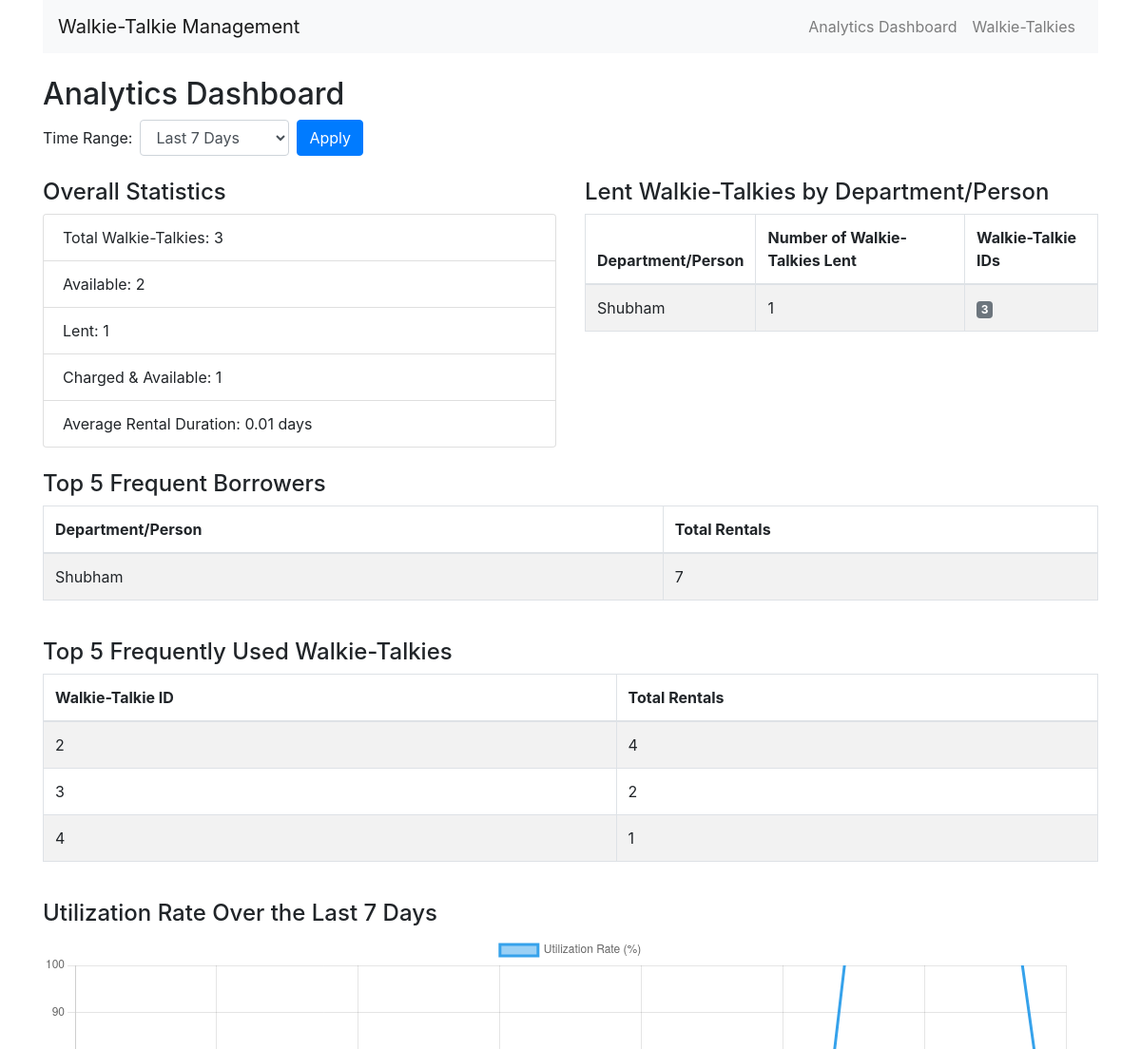
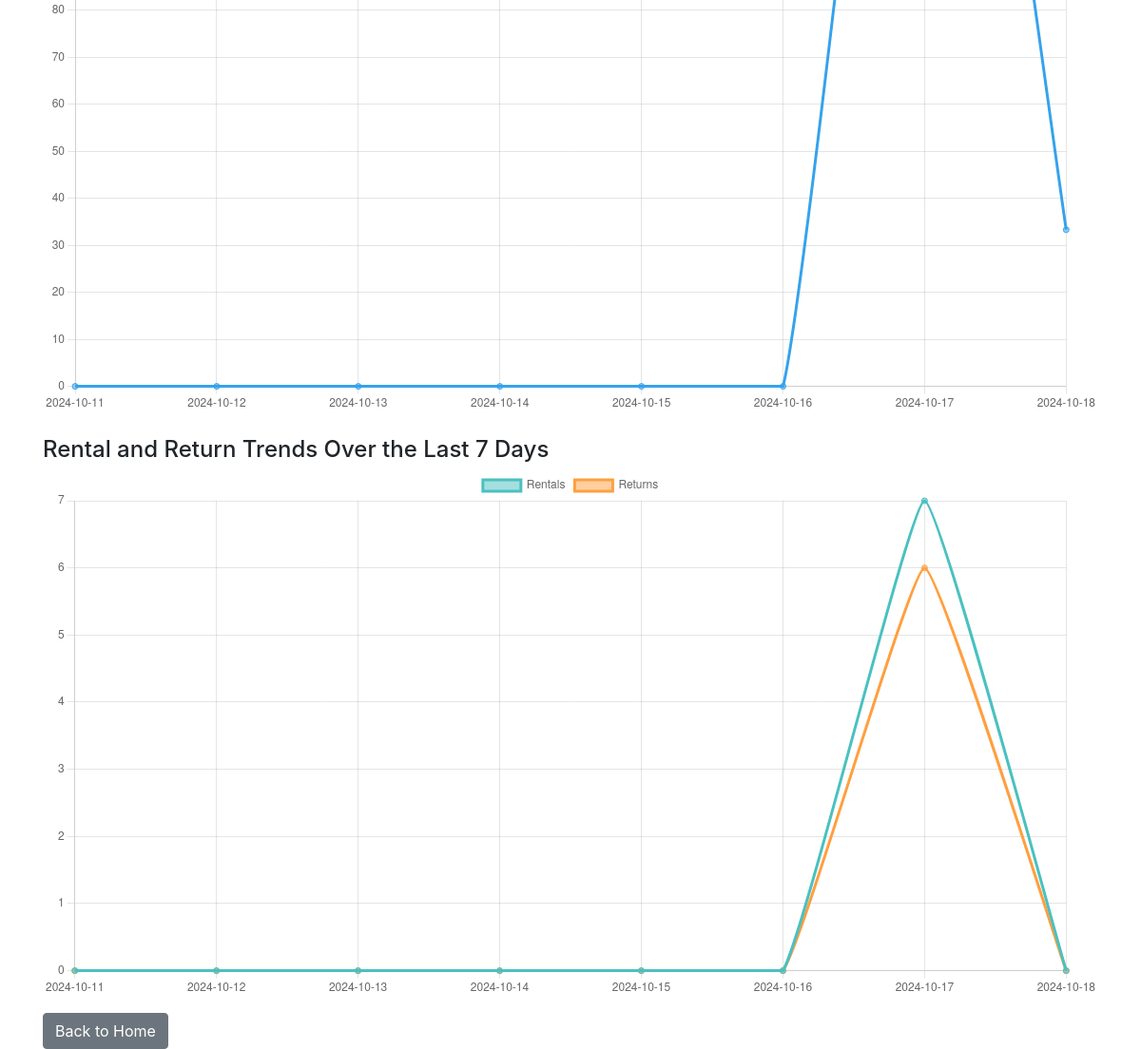
The app's page /analytics with its own data (2 pictures, top to bottom).
### models.py (models this page shows)
class Department(db.Model):
    id = db.Column(db.Integer, primary_key=True)
    name = db.Column(db.String(100), nullable=False, unique=True)
    rental_history = db.relationship('Rental', backref='department', lazy=True)

### routes.py (the view)
@app.route('/analytics', methods=['GET'])
def analytics():
    time_filter = request.args.get('time_filter', '7_days')
    start_date_str = request.args.get('start_date')
    end_date_str = request.args.get('end_date')
    now = get_ist_now()
    if time_filter == 'custom' and start_date_str and end_date_str:
        try:
            start_date = datetime.strptime(start_date_str, '%Y-%m-%dT%H:%M')
            end_date = datetime.strptime(end_date_str, '%Y-%m-%dT%H:%M')
            if start_date >= end_date:
                flash('Start date must be before end date.', 'warning')
                start_date = now - timedelta(days=7)
                end_date = now
        except ValueError:
            flash('Invalid date format.', 'warning')
            start_date = now - timedelta(days=7)
            end_date = now
    else:
        if time_filter == '6_hours':
            start_date = now - timedelta(hours=6)
        elif time_filter == '12_hours':
            start_date = now - timedelta(hours=12)
        elif time_filter == '24_hours':
            start_date = now - timedelta(hours=24)
        elif time_filter == '1_day':
            start_date = now - timedelta(days=1)
        elif time_filter == '2_days':
            start_date = now - timedelta(days=2)
        elif time_filter == '3_days':
            start_date = now - timedelta(days=3)
        elif time_filter == '7_days':
            start_date = now - timedelta(days=7)
        else:
            start_date = now - timedelta(days=7)
        end_date = now
    total_wt = WalkieTalkie.query.count()
    lent_wt = WalkieTalkie.query.filter_by(is_lent=True).count()
    available_wt = WalkieTalkie.query.filter_by(is_lent=False).count()
    charged_wt = WalkieTalkie.query.filter_by(is_lent=False, is_charged=True).count()
    lent_by_department = db.session.query(
        Department.name,
        func.count(Rental.id)
    ).join(Rental).filter(
        Rental.return_time == None,
        Rental.lend_time <= end_date,
        Rental.lend_time >= start_date
    ).group_by(Department.name).all()
    current_rentals = db.session.query(Rental).filter(
        Rental.return_time == None,
        Rental.lend_time <= end_date,
        Rental.lend_time >= start_date
    ).all()
    walkie_talkies_by_department = defaultdict(list)
    for rental in current_rentals:
        dept_name = rental.department.name
        walkie_talkies_by_department[dept_name].append(rental.walkie_talkie.id)
    lent_walkie_talkies_by_department = [
        (dept, len(ids), ids)
        for dept, ids in walkie_talkies_by_department.items()
    ]
    frequent_borrowers = db.session.query(
        Department.name,
        func.count(Rental.id)
    ).join(Rental).filter(
        Rental.lend_time <= end_date,
        Rental.lend_time >= start_date
    ).group_by(Department.name).order_by(func.count(Rental.id).desc()).limit(5).all()
    average_rental_duration = db.session.query(
        func.avg(func.julianday(Rental.return_time) - func.julianday(Rental.lend_time))
    ).filter(
        Rental.return_time != None,
        Rental.lend_time <= end_date,
        Rental.lend_time >= start_date
    ).scalar()
    rental_trends = []
    utilization_data = []
    delta = end_date - start_date
    if delta <= timedelta(days=2):
        num_periods = int(delta.total_seconds() // 3600) + 1
        for i in range(num_periods):
            period_start = start_date + timedelta(hours=i)
            period_end = period_start + timedelta(hours=1)
            rentals = Rental.query.filter(
                Rental.lend_time >= period_start,
                Rental.lend_time < period_end
            ).count()
            returns = Rental.query.filter(
                Rental.return_time >= period_start,
                Rental.return_time < period_end
            ).count()
            rental_trends.append({
                'date': period_start.strftime('%Y-%m-%d %H:%M'),
                'rentals': rentals,
                'returns': returns
            })
            lent = Rental.query.filter(
                Rental.lend_time <= period_end,
                or_(Rental.return_time == None, Rental.return_time >= period_start)
            ).count()
            utilization_rate = (lent / total_wt) * 100 if total_wt else 0
            utilization_data.append({
                'date': period_start.strftime('%Y-%m-%d %H:%M'),
                'utilization_rate': utilization_rate
            })
    else:
        num_periods = delta.days + 1
        for i in range(num_periods):
            day = start_date + timedelta(days=i)
            next_day = day + timedelta(days=1)
            rentals = Rental.query.filter(
                Rental.lend_time >= day,
                Rental.lend_time < next_day
            ).count()
            returns = Rental.query.filter(
                Rental.return_time >= day,
                Rental.return_time < next_day
            ).count()
            rental_trends.append({
                'date': day.strftime('%Y-%m-%d'),
                'rentals': rentals,
                'returns': returns
            })
            lent = Rental.query.filter(
                Rental.lend_time <= next_day,
                or_(Rental.return_time == None, Rental.return_time >= day)
            ).count()
            utilization_rate = (lent / total_wt) * 100 if total_wt else 0
            utilization_data.append({
                'date': day.strftime('%Y-%m-%d'),
                'utilization_rate': utilization_rate
            })
    frequent_walkie_talkies = db.session.query(
        WalkieTalkie.id,
        func.count(Rental.id)
    ).join(Rental).filter(
        Rental.lend_time >= start_date,
        Rental.lend_time <= end_date
    ).group_by(WalkieTalkie.id).order_by(func.count(Rental.id).desc()).limit(5).all()
    return render_template('analytics.html',
                           total_wt=total_wt,
                           lent_wt=lent_wt,
                           available_wt=available_wt,
                           charged_wt=charged_wt,
                           lent_by_department=lent_by_department,
                           lent_walkie_talkies_by_department=lent_walkie_talkies_by_department,
                           frequent_borrowers=frequent_borrowers,
                           average_rental_duration=average_rental_duration,
                           rental_trends=rental_trends,
                           utilization_data=utilization_data,
                           frequent_walkie_talkies=frequent_walkie_talkies,
                           time_filter=time_filter,
                           start_date=start_date,
                           end_date=end_date)

### models.py (called while the page is built)
def get_ist_now():
    return datetime.now(IST)

### templates/analytics.html (shortened to what this page needs)
{% extends 'base.html' %}
{% block content %}
<h2>Analytics Dashboard</h2>
<form method="get" action="{{ url_for('analytics') }}" class="form-inline mb-4">
  <label class="mr-2">Time Range:</label>
  <select name="time_filter" id="time_filter" class="form-control mr-2" onchange="toggleCustomDateInputs()">
      <option value="7_days" {% if time_filter == '7_days' %}selected{% endif %}>Last 7 Days</option>
  </select>
  <button type="submit" class="btn btn-primary">Apply</button>
</form>
<div class="row">
    <div class="col-md-6">
        <h4>Overall Statistics</h4>
        <ul class="list-group">
            <li class="list-group-item">Total Walkie-Talkies: {{ total_wt }}</li>
            <li class="list-group-item">Available: {{ available_wt }}</li>
            <li class="list-group-item">Lent: {{ lent_wt }}</li>
            <li class="list-group-item">Charged & Available: {{ charged_wt }}</li>
            <li class="list-group-item">Average Rental Duration:
                {% if average_rental_duration %}
                    {{ average_rental_duration|round(2) }} days
                {% else %}
                    N/A
                {% endif %}
            </li>
        </ul>
    </div>
    <div class="col-md-6">
        <h4>Lent Walkie-Talkies by Department/Person</h4>
        <table class="table table-striped table-bordered">
            <thead>
                <tr>
                    <th>Department/Person</th>
                    <th>Number of Walkie-Talkies Lent</th>
                    <th>Walkie-Talkie IDs</th>
                </tr>
            </thead>
            <tbody>
                {% for dept, count, wt_ids in lent_walkie_talkies_by_department %}
                <tr>
                    <td>{{ dept }}</td>
                    <td>{{ count }}</td>
                    <td>
                        {% for id in wt_ids %}
                            <span class="badge badge-secondary">{{ id }}</span>
                        {% endfor %}
                    </td>
                </tr>
                {% else %}
                <tr>
                    <td colspan="3">No current loans.</td>
                </tr>
                {% endfor %}
            </tbody>
        </table>
    </div>
</div>
<div class="row mt-4">
    <div class="col">
        <h4>Top 5 Frequent Borrowers</h4>
        <table class="table table-striped table-bordered">
            <thead>
                <tr>
                    <th>Department/Person</th>
                    <th>Total Rentals</th>
                </tr>
            </thead>
            <tbody>
                {% for dept_name, count in frequent_borrowers %}
                <tr>
                    <td>{{ dept_name }}</td>
                    <td>{{ count }}</td>
                </tr>
                {% else %}
                <tr>
                    <td colspan="2">No rental history.</td>
                </tr>
                {% endfor %}
            </tbody>
        </table>
    </div>
</div>
<div class="row mt-4">
    <div class="col">
        <h4>Top 5 Frequently Used Walkie-Talkies</h4>
        <table class="table table-striped table-bordered">
            <thead>
                <tr>
                    <th>Walkie-Talkie ID</th>
                    <th>Total Rentals</th>
                </tr>
            </thead>
            <tbody>
                {% for wt_id, count in frequent_walkie_talkies %}
                <tr>
                    <td>{{ wt_id }}</td>
                    <td>{{ count }}</td>
                </tr>
                {% else %}
                <tr>
                    <td colspan="2">No rental history.</td>
                </tr>
                {% endfor %}
            </tbody>
        </table>
    </div>
</div>
<div class="row mt-4">
    <div class="col">
        <h4>Utilization Rate Over the Last 7 Days</h4>
        <canvas id="utilizationChart"></canvas>
    </div>
</div>
<div class="row mt-4">
    <div class="col">
        <h4>Rental and Return Trends Over the Last 7 Days</h4>
        <canvas id="rentalTrendsChart"></canvas>
    </div>
</div>
<a href="{{ url_for('index') }}" class="btn btn-secondary mt-3">Back to Home</a>
<script>
    // Utilization Chart
    const ctx = document.getElementById('utilizationChart').getContext('2d');
    const utilizationData = {
        labels: [{% for data in utilization_data %}'{{ data.date }}',{% endfor %}],
        datasets: [{
            label: 'Utilization Rate (%)',
            data: [{% for data in utilization_data %}{{ data.utilization_rate|round(2) }},{% endfor %}],
            backgroundColor: 'rgba(54, 162, 235, 0.5)',
            borderColor: 'rgba(54, 162, 235, 1)',
            fill: false,
            tension: 0.1
        }]
    };
    const config = {
        type: 'line',
        data: utilizationData,
        options: {
            scales: {
                y: {
                    beginAtZero: true,
                    max: 100
                }
            }
        }
    };
    const utilizationChart = new Chart(ctx, config);
    // Rental Trends Chart
    const rentalCtx = document.getElementById('rentalTrendsChart').getContext('2d');
    const rentalTrendsData = {
        labels: [{% for data in rental_trends %}'{{ data.date }}',{% endfor %}],
        datasets: [
            {
                label: 'Rentals',
                data: [{% for data in rental_trends %}{{ data.rentals }},{% endfor %}],
                backgroundColor: 'rgba(75, 192, 192, 0.5)',
                borderColor: 'rgba(75, 192, 192, 1)',
                fill: false,
                tension: 0.1
            },
            {
                label: 'Returns',
                data: [{% for data in rental_trends %}{{ data.returns }},{% endfor %}],
                backgroundColor: 'rgba(255, 159, 64, 0.5)',
                borderColor: 'rgba(255, 159, 64, 1)',
                fill: false,
                tension: 0.1
            }
        ]
    };
    const rentalTrendsConfig = {
        type: 'line',
        data: rentalTrendsData,
        options: {
            scales: {
                y: {
                    beginAtZero: true
                }
            }
        }
    };
    const rentalTrendsChart = new Chart(rentalCtx, rentalTrendsConfig);
    function toggleCustomDateInputs() {
        var timeFilter = document.getElementById('time_filter').value;
        var customDateInputs = document.getElementById('custom_date_inputs');
        if (timeFilter === 'custom') {
            customDateInputs.style.display = 'block';
        } else {
            customDateInputs.style.display = 'none';
        }
    }
</script>
{% endblock %}

### records on screen
Department: name "Shubham", id "1", wt_ids "3"

### other values on screen
{{ total_wt }} "3"
{{ available_wt }} "2"
{{ lent_wt }} "1"
{{ charged_wt }} "1"
{{ average_rental_duration|round(2) }} "0.01"
{{ dept_name }} "Shubham"
{{ count }} "7"
{{ wt_id }} "2" "3" "4"
{{ count }} "4" "2" "1"
chart data {{ data.date }} 2024-10-11, 2024-10-12, 2024-10-13, 2024-10-14, 2024-10-15, 2024-10-16, 2024-10-17, 2024-10-18
chart data {{ data.utilization_rate|round(2) }} 0.0, 0.0, 0.0, 0.0, 0.0, 0.0, 233.33, 33.33
chart data {{ data.rentals }} 0, 0, 0, 0, 0, 0, 7, 0
